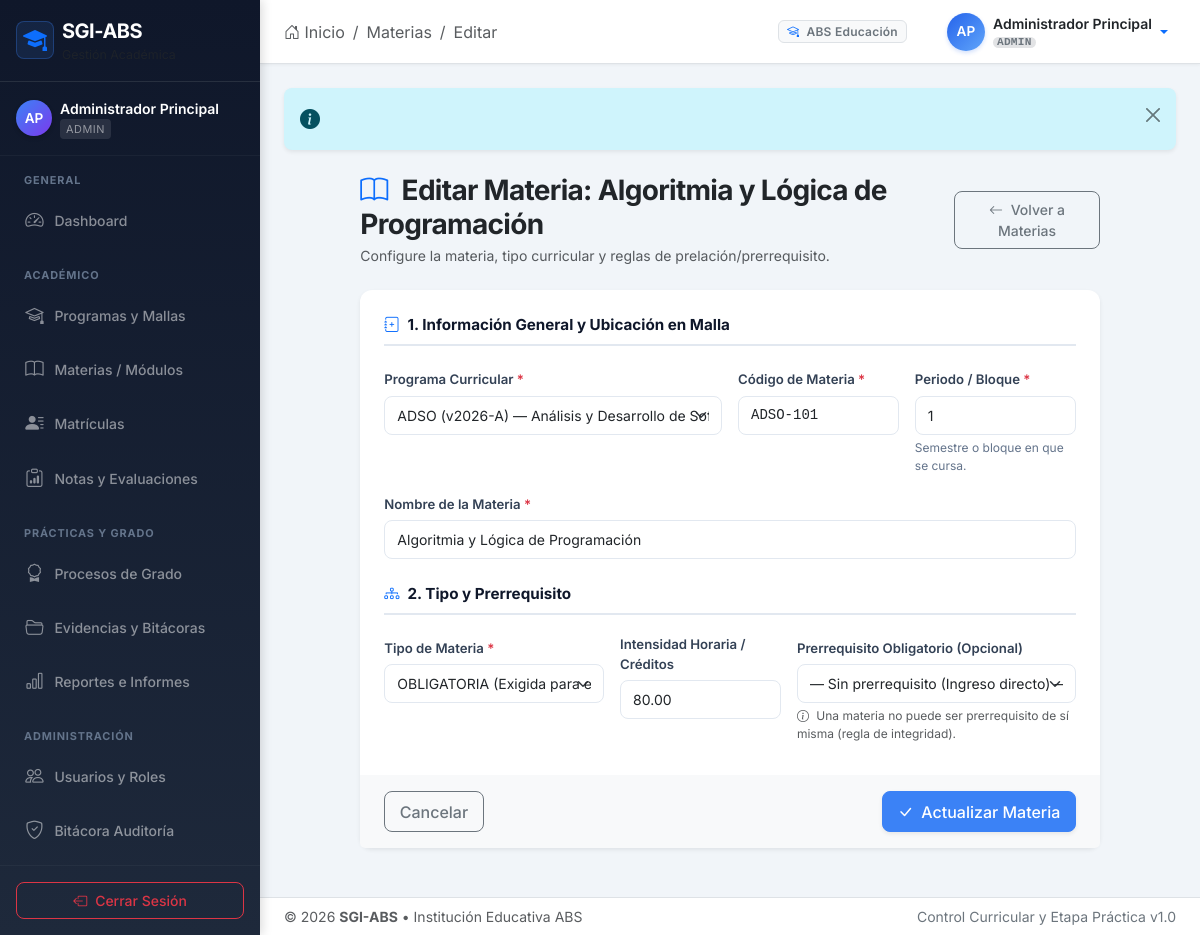
/index.php?module=materias&action=editar&id=1 (signed in), run on the app's committed database.
### tables this page shows
CREATE TABLE `materias` (
  `id_materia` INT UNSIGNED NOT NULL AUTO_INCREMENT,
  `id_programa` INT UNSIGNED NOT NULL,
  `id_materia_requisito` INT UNSIGNED NULL,
  `codigo` VARCHAR(30) NOT NULL,
  `nombre` VARCHAR(150) NOT NULL,
  `periodo_bloque` TINYINT UNSIGNED NOT NULL,
  `tipo` ENUM('OBLIGATORIA','ELECTIVA') NOT NULL DEFAULT 'OBLIGATORIA',
  `intensidad` DECIMAL(6,2) NULL,
  PRIMARY KEY (`id_materia`),
  UNIQUE KEY `uk_materia_programa` (`id_programa`, `codigo`),
  KEY `idx_materias_programa` (`id_programa`),
  KEY `idx_materias_requisito` (`id_materia_requisito`),
  CONSTRAINT `fk_materias_programa` FOREIGN KEY (`id_programa`) REFERENCES `programas` (`id_programa`) ON UPDATE CASCADE ON DELETE RESTRICT,
  CONSTRAINT `fk_materias_requisito` FOREIGN KEY (`id_materia_requisito`) REFERENCES `materias` (`id_materia`) ON UPDATE CASCADE ON DELETE SET NULL
);

CREATE TABLE `programas` (
  `id_programa` INT UNSIGNED NOT NULL AUTO_INCREMENT,
  `codigo` VARCHAR(30) NOT NULL,
  `version` VARCHAR(20) NOT NULL,
  `nombre` VARCHAR(150) NOT NULL,
  `regimen` ENUM('SENA','IES','ETDH','OTRO') NOT NULL,
  `unidad_medida` ENUM('MATERIAS','CREDITOS','HORAS') NOT NULL DEFAULT 'MATERIAS',
  `total_periodos` TINYINT UNSIGNED NOT NULL,
  `nota_minima` DECIMAL(4,2) NOT NULL DEFAULT 3.00,
  `vigente_desde` DATE NOT NULL,
  `vigente_hasta` DATE NULL,
  `estado` ENUM('BORRADOR','PUBLICADA','CERRADA') NOT NULL DEFAULT 'BORRADOR',
  PRIMARY KEY (`id_programa`),
  UNIQUE KEY `uk_programa_version` (`codigo`, `version`),
  KEY `idx_programas_codigo` (`codigo`),
  KEY `idx_programas_estado` (`estado`)
);

### core/Controller.php (called while the page is built, shortened)
<?php
abstract class Controller
{
    protected function render(string $view, array $data = []): void
    {
        $data['currentUser'] = Auth::user();
        $data['flash']       = Session::getFlash();
        $data['csrfToken']   = $this->csrfToken();
        extract($data, EXTR_SKIP);
        $viewPath = BASE_PATH . '/views/' . $view . '.php';
        include $viewPath;
    }
    protected function getQuery(string $key, mixed $default = null): mixed
    {
        return $_GET[$key] ?? $default;
    }
    protected function csrfToken(): string
    {
        return Session::get('csrf_token');
    }
}

### controllers/MateriaController.php (called while the page is built, shortened)
<?php
class MateriaController extends Controller
{
    private MateriaModel  $model;
    private ProgramaModel $programaModel;
    public function __construct()
    {
        $this->model         = new MateriaModel();
        $this->programaModel = new ProgramaModel();
    }
    public function editar(): void
    {
        $id      = (int)$this->getQuery('id', 0);
        $materia = $this->model->findById($id);
        $errores   = [];
        $programas = $this->programaModel->findAll([], 'nombre ASC');
        $materiasRequisito = $this->model->findByPrograma((int)$materia['id_programa']);
        $this->render('materias/form', [
            'title'            => 'Editar Materia',
            'materia'          => $materia,
            'programas'        => $programas,
            'materiasRequisito'=> $materiasRequisito,
            'errores'          => $errores,
        ]);
    }
}

### public/index.php (called while the page is built, shortened)
<?php
require_once dirname(__DIR__) . '/config/database.php';
$action = $_GET['action'] ?? 'index';
$action = preg_replace('/[^a-zA-Z0-9_]/', '', (string)$action);
$controller = new $controllerClass();
try {
    $controller->$action();
} catch (Throwable $e) {
    error_log('[SGI-ABS] ' . $e->getMessage() . ' en ' . $e->getFile() . ':' . $e->getLine());
    ob_end_clean();
    http_response_code(500);
    include BASE_PATH . '/views/errors/404.php';
}

### models/BaseModel.php (called while the page is built, shortened)
<?php
abstract class BaseModel {
    protected PDO $db;
    protected string $table = '';
    protected string $pk = 'id';
    public function __construct() {
        $this->db = Database::getInstance();
    }
    public function findById(int $id): ?array {
        try {
            $sql = "SELECT * FROM `{$this->table}` WHERE `{$this->pk}` = :id LIMIT 1";
            $stmt = $this->db->prepare($sql);
            $stmt->execute([':id' => $id]);
            $row = $stmt->fetch();
            return $row !== false ? $row : null;
        } catch (PDOException $e) {
            error_log("Error en {$this->table}::findById({$id}): " . $e->getMessage());
            return null;
        }
    }
    public function findAll(array $where = [], string $orderBy = ''): array {
        try {
            [$whereSql, $params] = $this->buildWhere($where);
            $sql = "SELECT * FROM `{$this->table}`" . $whereSql;
            if (!empty($orderBy)) {
                $sanitizedOrder = preg_replace('/[^a-zA-Z0-9_,\. ]/', '', $orderBy);
                $sql .= " ORDER BY {$sanitizedOrder}";
            }
            $stmt = $this->db->prepare($sql);
            $stmt->execute($params);
            return $stmt->fetchAll();
        } catch (PDOException $e) {
            error_log("Error en {$this->table}::findAll(): " . $e->getMessage());
            return [];
        }
    }
    protected function buildWhere(array $conditions): array {
        if (empty($conditions)) {
            return ['', []];
        }
        $clauses = [];
        $params = [];
        return [' WHERE ' . implode(' AND ', $clauses), $params];
    }
}

### config/database.php (called while the page is built, shortened)
<?php
if (!class_exists('Database', false)) {
    class Database {
        private static ?PDO    $instance = null;
        private static array   $config   = [];
        private static function getDefaultConfig(): array {
            return [
                'host'     => getenv('DB_HOST') ?: 'localhost',
                'port'     => getenv('DB_PORT') ?: '3306',
                'dbname'   => getenv('DB_NAME') ?: (getenv('DB_DATABASE') ?: 'sgi_abs'),
                'username' => getenv('DB_USER') ?: (getenv('DB_USERNAME') ?: 'root'),
                'password' => getenv('DB_PASS') !== false ? getenv('DB_PASS') : (getenv('DB_PASSWORD') !== false ? getenv('DB_PASSWORD') : ''),
                'charset'  => 'utf8mb4',
            ];
        }
        public static function getConfig(): array {
            return array_merge(self::getDefaultConfig(), self::$config);
        }
        public static function getInstance(): PDO {
            if (self::$instance === null) {
                $cfg = self::getConfig();
                $dsn = sprintf(
                    'mysql:host=%s;port=%s;dbname=%s;charset=%s',
                    $cfg['host'],
                    $cfg['port'],
                    $cfg['dbname'],
                    $cfg['charset']
                );
                $options = [
                    PDO::ATTR_ERRMODE            => PDO::ERRMODE_EXCEPTION,
                    PDO::ATTR_DEFAULT_FETCH_MODE => PDO::FETCH_ASSOC,
                    PDO::ATTR_EMULATE_PREPARES   => false,
                    PDO::ATTR_STRINGIFY_FETCHES  => false,
                ];
                try {
                    self::$instance = new PDO(
                        $dsn,
                        $cfg['username'],
                        $cfg['password'],
                        $options
                    );
                } catch (PDOException $e) {
                    error_log('[SGI-ABS][DB] Error crítico de conexión PDO: ' . $e->getMessage());
                    throw new RuntimeException(
                        'No fue posible conectar con el sistema de datos. Contacte al administrador.',
                        500
                    );
                }
            }
            return self::$instance;
        }
    }
}

### views/materias/form.php (the view, shortened to what this page needs)
<?php
include BASE_PATH . '/views/layouts/header.php';
$isEdit = !empty($materia['id_materia']);
$formTitle = $isEdit ? 'Editar Materia: ' . ($materia['nombre'] ?? '') : 'Nueva Materia o Módulo';
$formAction = $isEdit ? url('materias', 'actualizar', ['id' => $materia['id_materia']]) : url('materias', 'guardar');
$programas = $programas ?? [];
$selectedProgramaId = (int)($materia['id_programa'] ?? ($_GET['id_programa'] ?? 0));
?>
<div class="row justify-content-center">
  <div class="col-12 col-xl-10">
    <div class="d-flex align-items-center justify-content-between mb-4">
      <div>
        <h3 class="fw-bold tracking-tight text-dark mb-1">
          <i class="bi bi-book text-primary me-2"></i> <?= htmlspecialchars($formTitle, ENT_QUOTES, 'UTF-8') ?>
        </h3>
        <p class="text-muted small mb-0">Configure la materia, tipo curricular y reglas de prelación/prerrequisito.</p>
      </div>
      <a href="<?= url('materias', 'index', $selectedProgramaId ? ['id_programa' => $selectedProgramaId] : []) ?>" class="btn btn-outline-secondary btn-sm">
        <i class="bi bi-arrow-left me-1"></i> Volver a Materias
      </a>
    </div>
    <form method="POST" action="<?= $formAction ?>" id="materiaForm" novalidate>
      <div class="card shadow-sm border-0 mb-4">
        <div class="card-body p-4">
          <div class="form-section-title">
            <i class="bi bi-journal-plus text-primary"></i> 1. Información General y Ubicación en Malla
          </div>
          <div class="row g-3 mb-4">
            <div class="col-12 col-md-6">
              <label for="id_programa" class="form-label">Programa Curricular <span class="text-danger">*</span></label>
              <select class="form-select" id="id_programa" name="id_programa" required>
                <?php foreach ($programas as $p): ?>
                  <option value="<?= $p['id_programa'] ?>" <?= ($selectedProgramaId == $p['id_programa']) ? 'selected' : '' ?>>
                    <?= htmlspecialchars($p['codigo'] . ' (v' . $p['version'] . ') — ' . $p['nombre'], ENT_QUOTES, 'UTF-8') ?>
                  </option>
                <?php endforeach; ?>
              </select>
            </div>
            <div class="col-12 col-md-3">
              <label for="codigo" class="form-label">Código de Materia <span class="text-danger">*</span></label>
              <input
                type="text"
                class="form-control font-monospace"
                id="codigo"
                name="codigo"
                placeholder="Ej. MAT-101"
                value="<?= htmlspecialchars($materia['codigo'] ?? '', ENT_QUOTES, 'UTF-8') ?>"
                required
              >
            </div>
            <div class="col-12 col-md-3">
              <label for="periodo_bloque" class="form-label">Periodo / Bloque <span class="text-danger">*</span></label>
              <input
                type="number"
                min="1"
                max="24"
                class="form-control"
                id="periodo_bloque"
                name="periodo_bloque"
                value="<?= (int)($materia['periodo_bloque'] ?? 1) ?>"
                required
              >
              <div class="form-text">Semestre o bloque en que se cursa.</div>
            </div>
            <div class="col-12">
              <label for="nombre" class="form-label">Nombre de la Materia <span class="text-danger">*</span></label>
              <input
                type="text"
                class="form-control"
                id="nombre"
                name="nombre"
                placeholder="Ej. Programación Orientada a Objetos"
                value="<?= htmlspecialchars($materia['nombre'] ?? '', ENT_QUOTES, 'UTF-8') ?>"
                required
              >
            </div>
          </div>
          <div class="form-section-title">
            <i class="bi bi-diagram-3 text-primary"></i> 2. Tipo y Prerrequisito
          </div>
          <div class="row g-3 mb-2">
            <div class="col-12 col-md-4">
              <label for="tipo" class="form-label">Tipo de Materia <span class="text-danger">*</span></label>
              <select class="form-select" id="tipo" name="tipo" required>
                <option value="OBLIGATORIA" <?= (($materia['tipo'] ?? 'OBLIGATORIA') === 'OBLIGATORIA') ? 'selected' : '' ?>>OBLIGATORIA (Exigida para estar LIMPIO)</option>
              </select>
            </div>
            <div class="col-12 col-md-3">
              <label for="intensidad" class="form-label">Intensidad Horaria / Créditos</label>
              <input
                type="number"
                step="0.5"
                min="0"
                class="form-control"
                id="intensidad"
                name="intensidad"
                placeholder="Ej. 64.0"
                value="<?= htmlspecialchars($materia['intensidad'] ?? '', ENT_QUOTES, 'UTF-8') ?>"
              >
            </div>
            <div class="col-12 col-md-5">
              <label for="id_materia_requisito" class="form-label">Prerrequisito Obligatorio (Opcional)</label>
              <select class="form-select" id="id_materia_requisito" name="id_materia_requisito">
                <option value="">— Sin prerrequisito (Ingreso directo) —</option>
              </select>
              <div class="form-text text-muted">
                <i class="bi bi-info-circle me-1"></i> Una materia no puede ser prerrequisito de sí misma (regla de integridad).
              </div>
            </div>
          </div>
        </div>
        <div class="card-footer bg-light border-0 py-3 px-4 d-flex justify-content-between align-items-center">
          <a href="<?= url('materias', 'index', $selectedProgramaId ? ['id_programa' => $selectedProgramaId] : []) ?>" class="btn btn-outline-secondary">Cancelar</a>
          <button type="submit" class="btn btn-primary d-inline-flex align-items-center gap-2 shadow-sm">
            <i class="bi bi-check-lg"></i>
            <span><?= $isEdit ? 'Actualizar Materia' : 'Crear Materia' ?></span>
          </button>
        </div>
      </div>
    </form>
  </div>
</div>
<?php include BASE_PATH . '/views/layouts/footer.php'; ?>

### public/assets/css/app.css (style rules this page uses)
:root { --sidebar-width: 260px; --sidebar-collapsed-width: 0px; --sidebar-bg: #0f172a; --sidebar-bg-end: #1e293b; --sidebar-hover: rgba(59, 130, 246, 0.15); --sidebar-active: #3b82f6; --header-height: 64px; --primary: #3b82f6; --primary-dark: #2563eb; --primary-light: #60a5fa; --success: #10b981; --danger: #ef4444; --warning: #f59e0b; --info: #06b6d4; --purple: #7c3aed; --purple-light: #8b5cf6; --bg-main: #f1f5f9; --card-bg: #ffffff; --text-main: #1e293b; --text-muted: #64748b; --border-color: #e2e8f0; --radius-sm: 6px; --radius-md: 8px; --radius-lg: 12px; --radius-xl: 16px; --shadow-sm: 0 1px 2px 0 rgba(0, 0, 0, 0.05); --shadow-md: 0 4px 6px -1px rgba(0, 0, 0, 0.1), 0 2px 4px -2px rgba(0, 0, 0, 0.1); --shadow-card: 0 1px 3px rgba(0, 0, 0, 0.12), 0 1px 2px rgba(0, 0, 0, 0.06); --shadow-lg: 0 10px 15px -3px rgba(0, 0, 0, 0.1), 0 4px 6px -4px rgba(0, 0, 0, 0.1); }
*, *::before, *::after { box-sizing: border-box; }
body { font-family: 'Inter', system-ui, -apple-system, BlinkMacSystemFont, 'Segoe UI', Roboto, Oxygen, Ubuntu, Cantarell, sans-serif; background-color: var(--bg-main); color: var(--text-main); min-height: 100vh; margin: 0; -webkit-font-smoothing: antialiased; }
.tracking-tight { letter-spacing: -0.025em; }
.card { background-color: var(--card-bg); border-radius: var(--radius-lg); border: 1px solid var(--border-color); box-shadow: var(--shadow-card); transition: box-shadow 0.2s ease, transform 0.2s ease; }
.card-body { padding: 1.25rem; }
.btn { border-radius: var(--radius-md); font-weight: 500; padding: 0.45rem 0.9rem; transition: all 0.15s ease-in-out; }
.btn-primary { background-color: var(--primary); border-color: var(--primary); }
.form-label { font-weight: 600; font-size: 0.825rem; color: #334155; margin-bottom: 0.35rem; }
.form-control, .form-select { border: 1px solid var(--border-color); border-radius: var(--radius-md); padding: 0.5rem 0.75rem; font-size: 0.875rem; transition: border-color 0.15s ease-in-out, box-shadow 0.15s ease-in-out; }
.form-text { font-size: 0.75rem; color: var(--text-muted); }
.form-section-title { font-size: 0.95rem; font-weight: 700; color: #0f172a; border-bottom: 2px solid #e2e8f0; padding-bottom: 0.45rem; margin-bottom: 1.25rem; display: flex; align-items: center; gap: 0.5rem; }

### data on the page
materias: formTitle "Editar Materia: Algoritmia y Lógica de Programación", id_programa "ADSO (v2026-A) — Análisis y Desarrollo de Software", codigo "ADSO-101", periodo_bloque "1", nombre "Algoritmia y Lógica de Programación", tipo "OBLIGATORIA (Exigida para estar LIMPIO)", intensidad "80.00"

### other printed values
$role "ADMIN"
$currentModule "Materias"
$currentAction "Editar"
$currentUser['rol'] "ADMIN"
